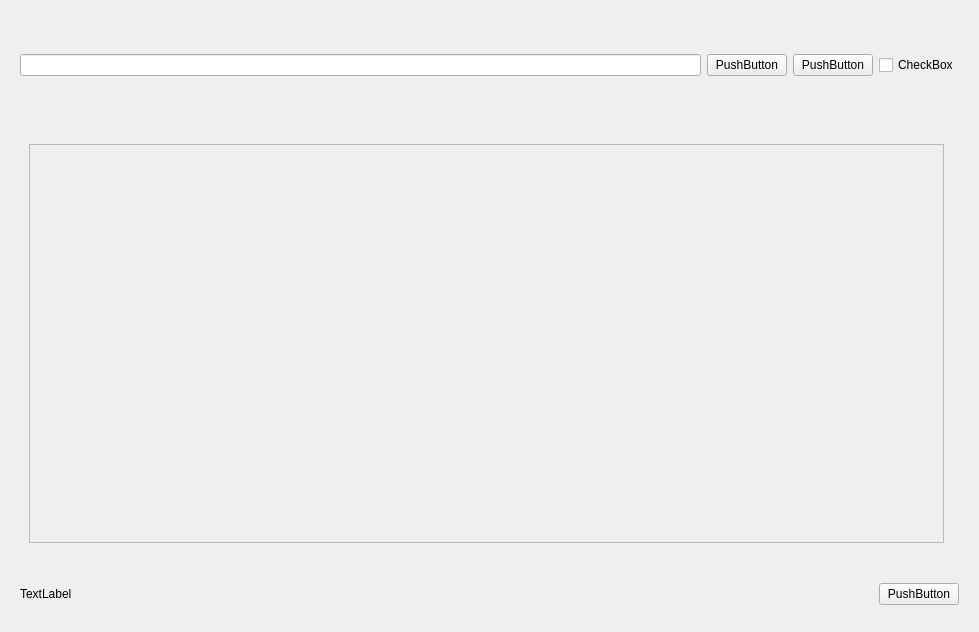
<?xml version="1.0" encoding="UTF-8"?>
<ui version="4.0">
 <class>Form</class>
 <widget class="QWidget" name="Form">
  <property name="geometry">
   <rect>
    <x>0</x>
    <y>0</y>
    <width>979</width>
    <height>632</height>
   </rect>
  </property>
  <property name="windowTitle">
   <string>Form</string>
  </property>
  <layout class="QVBoxLayout" name="verticalLayout" stretch="2,8,1">
   <item>
    <widget class="QWidget" name="searchBar" native="true">
     <layout class="QHBoxLayout" name="horizontalLayout">
      <item>
       <widget class="QLineEdit" name="lineEdit"/>
      </item>
      <item>
       <widget class="QPushButton" name="pushButton">
        <property name="text">
         <string>PushButton</string>
        </property>
       </widget>
      </item>
      <item>
       <widget class="QPushButton" name="pushButton_2">
        <property name="text">
         <string>PushButton</string>
        </property>
       </widget>
      </item>
      <item>
       <widget class="QCheckBox" name="checkBox">
        <property name="text">
         <string>CheckBox</string>
        </property>
       </widget>
      </item>
     </layout>
    </widget>
   </item>
   <item>
    <widget class="QWidget" name="scrollGroups" native="true">
     <layout class="QHBoxLayout" name="horizontalLayout_2" stretch="1,0">
      <item>
       <widget class="QWidget" name="leftBar" native="true">
        <layout class="QVBoxLayout" name="verticalLayout_2">
         <item>
          <widget class="QScrollArea" name="scrollArea">
           <property name="widgetResizable">
            <bool>true</bool>
           </property>
           <widget class="QWidget" name="scrollAreaWidgetContents">
            <property name="geometry">
             <rect>
              <x>0</x>
              <y>0</y>
              <width>905</width>
              <height>398</height>
             </rect>
            </property>
           </widget>
          </widget>
         </item>
        </layout>
       </widget>
      </item>
      <item>
       <widget class="QWidget" name="rightBar" native="true"/>
      </item>
     </layout>
    </widget>
   </item>
   <item>
    <widget class="QWidget" name="bottomBar" native="true">
     <layout class="QHBoxLayout" name="horizontalLayout_3">
      <item>
       <widget class="QLabel" name="label">
        <property name="text">
         <string>TextLabel</string>
        </property>
       </widget>
      </item>
      <item>
       <spacer name="horizontalSpacer">
        <property name="orientation">
         <enum>Qt::Orientation::Horizontal</enum>
        </property>
        <property name="sizeHint" stdset="0">
         <size>
          <width>791</width>
          <height>20</height>
         </size>
        </property>
       </spacer>
      </item>
      <item>
       <widget class="QPushButton" name="pushButton_3">
        <property name="text">
         <string>PushButton</string>
        </property>
       </widget>
      </item>
     </layout>
    </widget>
   </item>
  </layout>
 </widget>
 <resources/>
 <connections/>
</ui>
